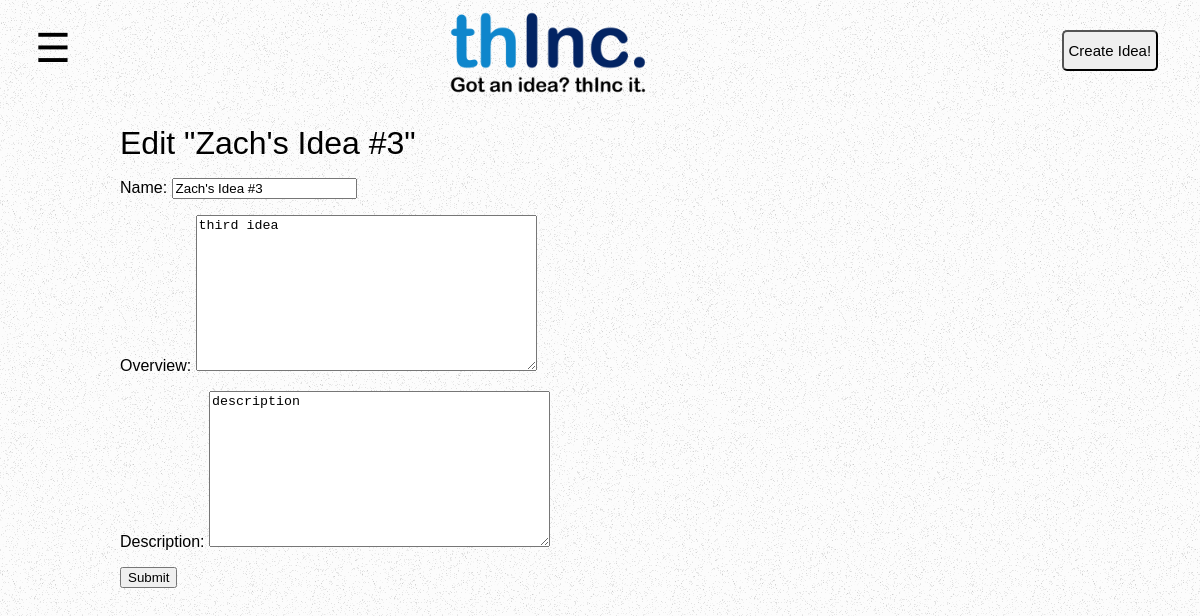
The app's page /ideas/zachs-idea-3/edit/ (signed in), older data.
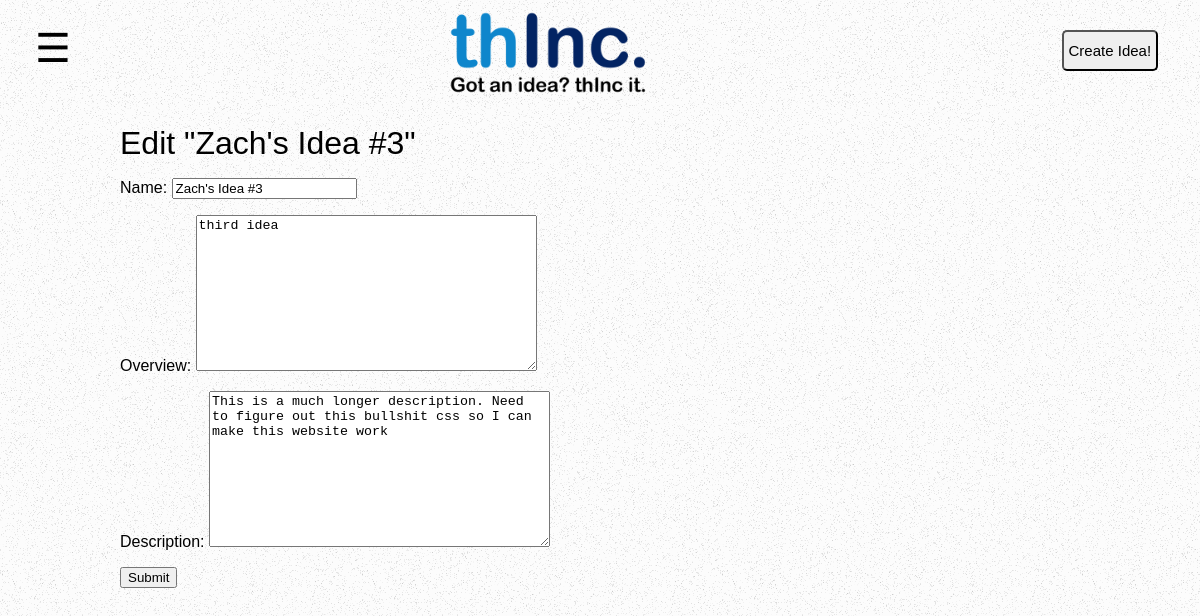
The same page, newer data.
### thinc/models.py (models this page shows, shortened)
class Idea(models.Model):
	user = models.ForeignKey('auth.User')
	name = models.CharField(max_length=255, default="", editable=True)
	overview = models.TextField()
	description = models.TextField()
	published_date = models.DateTimeField(auto_now_add=True, null=True)
	updated_date = models.DateTimeField(auto_now=True, auto_now_add=False, null=True)
	votes = models.IntegerField(default=0)
	slug = models.SlugField(unique=True)

### thinc/views.py (the view)
# urls.py: url(r'^ideas/(?P<slug>[-\w]+)/edit/$', views.edit_idea, name='edit_idea'),
@login_required
def edit_idea(request, slug):
	idea = Idea.objects.get(slug=slug)
	if idea.user != request.user:
		raise Http404
	form_class = IdeaForm
	if request.method == 'POST':
		form = form_class(data=request.POST, instance=idea)
		if form.is_valid():
			idea.votes += 1
			form.save()
			return redirect('idea_detail', slug=idea.slug)
	else:
		form = form_class(instance=idea)
	return render(request, 'ideas/edit_idea.html', {
			'idea': idea,
			'form': form,
	})

### thinc/forms.py
class IdeaForm(ModelForm):
	class Meta:
		model = Idea
		fields = ('name', 'overview', 'description',)

### thinc/templates/ideas/edit_idea.html (shortened to what this page needs)
{% extends 'base.html' %}
{% block content %}
<div class="block">
    <h1>Edit "{{ idea.name }}"</h1>
    <form role="form" action="" method="post">
        {{ form.as_p }}
        <button type="submit">Submit</button>
    </form>
</div>
{% endblock content %}

Row changes from the older to the newer data that the page shows:
changed Idea "Zach's Idea #3": description "description" → "This is a much longer description. Need to figure out this bullshit css so I can make this website work"
